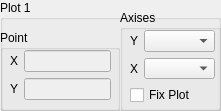
   <widget class="QGroupBox" name="groupBoxPlot_1">
    <property name="geometry">
     <rect>
      <x>360</x>
      <y>10</y>
      <width>221</width>
      <height>111</height>
     </rect>
    </property>
    <property name="title">
     <string>Plot 1</string>
    </property>
    <widget class="QGroupBox" name="groupBoxPoint_1">
     <property name="geometry">
      <rect>
       <x>0</x>
       <y>30</y>
       <width>120</width>
       <height>81</height>
      </rect>
     </property>
     <property name="title">
      <string>Point</string>
     </property>
     <widget class="QWidget" name="layoutWidget_7">
      <property name="geometry">
       <rect>
        <x>10</x>
        <y>20</y>
        <width>101</width>
        <height>52</height>
       </rect>
      </property>
      <layout class="QVBoxLayout" name="verticalLayout_10">
       <item>
        <layout class="QHBoxLayout" name="horizontalLayout_21">
         <item>
          <widget class="QLabel" name="labelPointX_1">
           <property name="text">
            <string>X</string>
           </property>
          </widget>
         </item>
         <item>
          <widget class="QLineEdit" name="lineEditPointX_1">
           <property name="enabled">
            <bool>false</bool>
           </property>
          </widget>
         </item>
        </layout>
       </item>
       <item>
        <layout class="QHBoxLayout" name="horizontalLayout_22">
         <item>
          <widget class="QLabel" name="labelPointY_1">
           <property name="text">
            <string>Y</string>
           </property>
          </widget>
         </item>
         <item>
          <widget class="QLineEdit" name="lineEditPointY_1">
           <property name="enabled">
            <bool>false</bool>
           </property>
          </widget>
         </item>
        </layout>
       </item>
      </layout>
     </widget>
    </widget>
    <widget class="QGroupBox" name="groupBoxAxis_1">
     <property name="geometry">
      <rect>
       <x>120</x>
       <y>10</y>
       <width>101</width>
       <height>101</height>
      </rect>
     </property>
     <property name="title">
      <string>Axises</string>
     </property>
     <widget class="QWidget" name="layoutWidget">
      <property name="geometry">
       <rect>
        <x>10</x>
        <y>20</y>
        <width>85</width>
        <height>75</height>
       </rect>
      </property>
      <layout class="QVBoxLayout" name="verticalLayout_8">
       <item>
        <layout class="QHBoxLayout" name="horizontalLayout_11">
         <item>
          <widget class="QLabel" name="labelYAxis_1">
           <property name="text">
            <string>Y</string>
           </property>
          </widget>
         </item>
         <item>
          <widget class="QComboBox" name="comboBoxYAxisValue_1">
           <property name="sizePolicy">
            <sizepolicy hsizetype="Fixed" vsizetype="Fixed">
             <horstretch>0</horstretch>
             <verstretch>0</verstretch>
            </sizepolicy>
           </property>
          </widget>
         </item>
        </layout>
       </item>
       <item>
        <layout class="QHBoxLayout" name="horizontalLayout_50">
         <item>
          <widget class="QLabel" name="labelXAxis_1">
           <property name="text">
            <string>X</string>
           </property>
          </widget>
         </item>
         <item>
          <widget class="QComboBox" name="comboBoxXAxisValue_1">
           <property name="sizePolicy">
            <sizepolicy hsizetype="Fixed" vsizetype="Fixed">
             <horstretch>0</horstretch>
             <verstretch>0</verstretch>
            </sizepolicy>
           </property>
          </widget>
         </item>
        </layout>
       </item>
       <item>
        <widget class="QCheckBox" name="checkBoxFixPlot_1">
         <property name="text">
          <string>Fix Plot</string>
         </property>
        </widget>
       </item>
      </layout>
     </widget>
    </widget>
   </widget>
